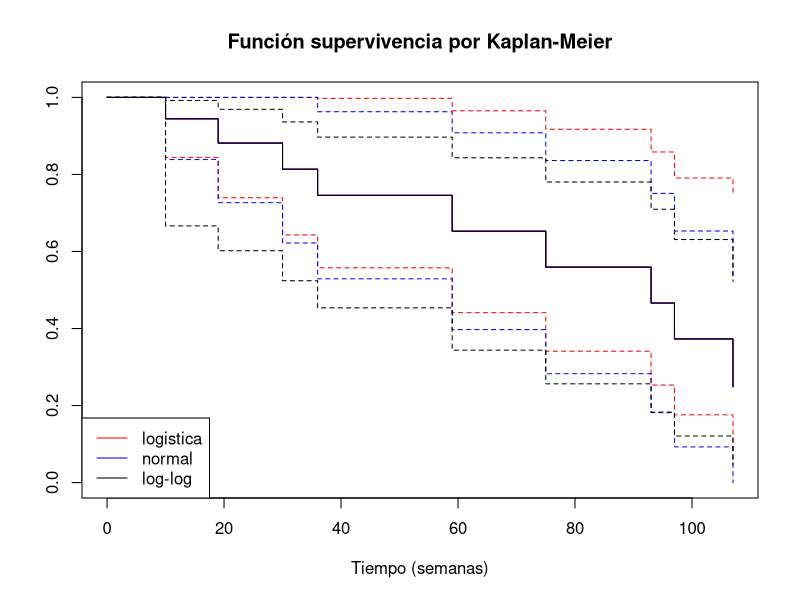
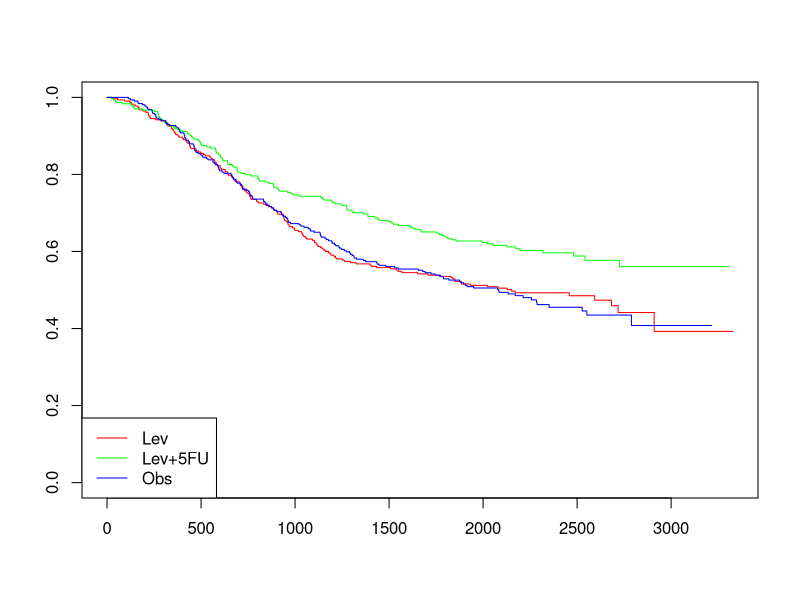
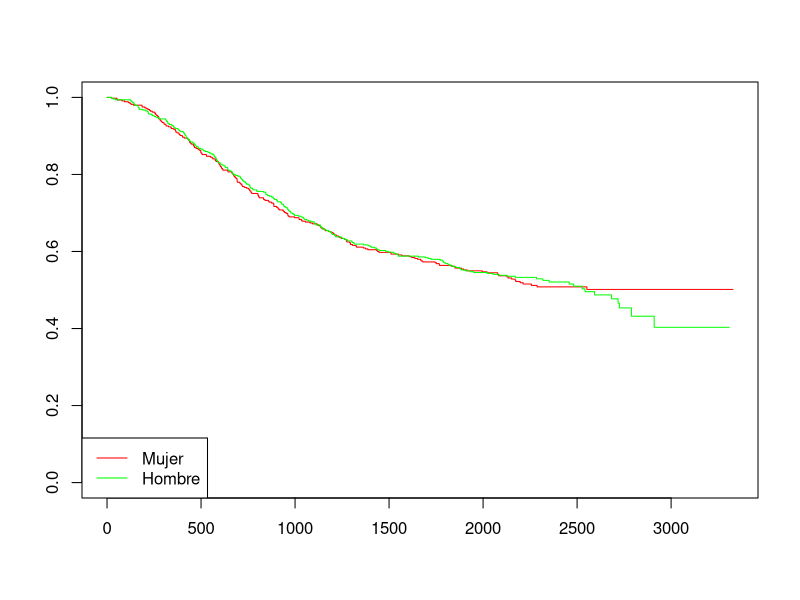
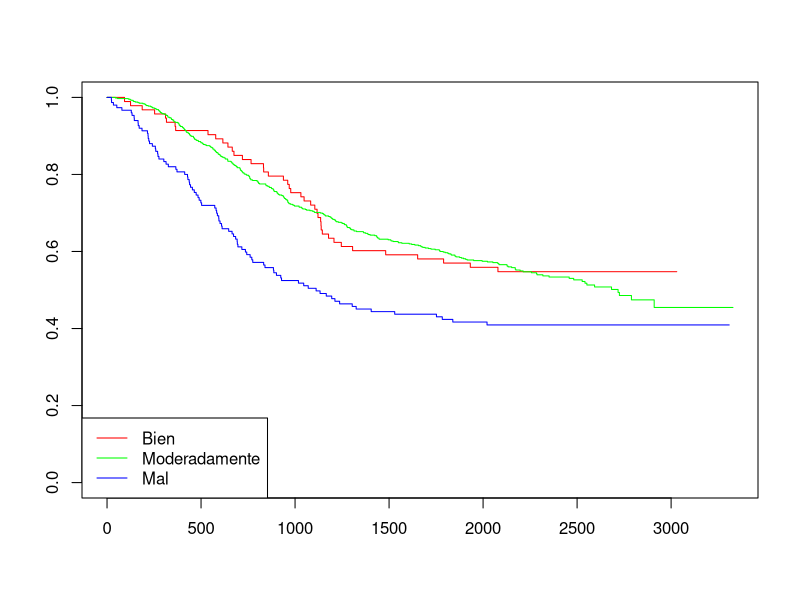
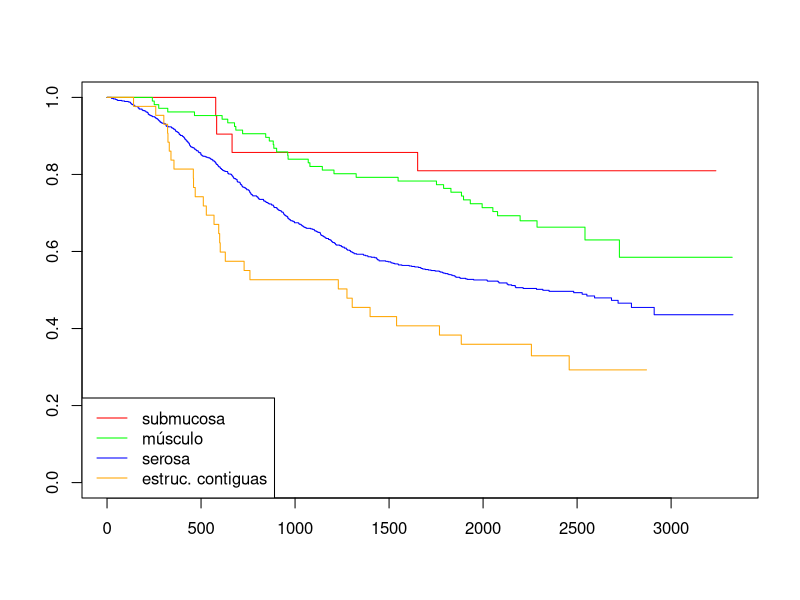
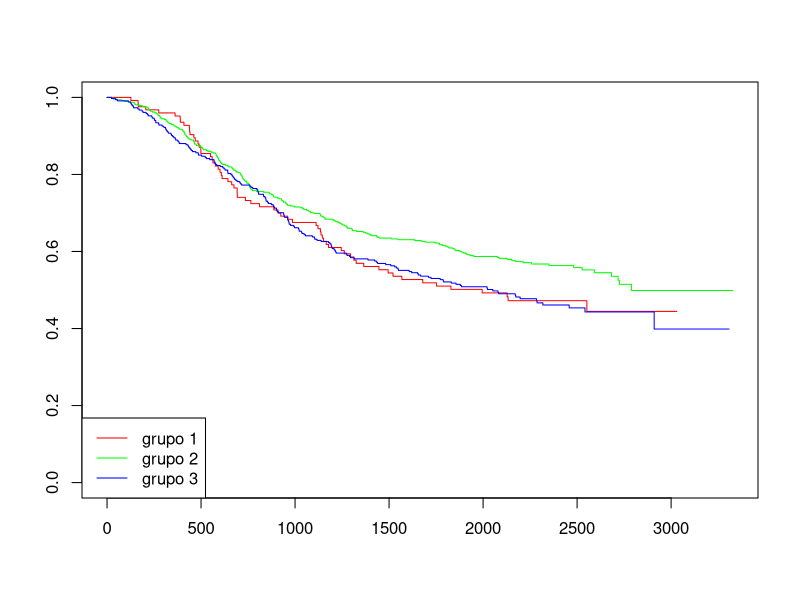

Generate these figures, in order, with R:
## ---- chunk 1
knitr::opts_chunk$set(echo = TRUE)  
## ---- chunk 2
diu <- read.table("dispositivo.txt", header=T)
print(diu)
## ---- chunk 3
library(survival)

## Intervalo de confianza con la transformación logística (por defecto) ##
diu.surv1 <- survfit(Surv(time,status)~1, diu)
summary(diu.surv1)

## Intervalo de confianza asumiendo normalidad ##
diu.surv2 <- survfit(Surv(time,status)~1, diu, conf.type="plain")
summary(diu.surv2)

## Intervalo de confianza con la transformación clog-log ##
diu.surv3 <- survfit(Surv(time,status)~1, diu, conf.type="log-log")
summary(diu.surv3)
## ---- chunk 4
plot(diu.surv1, col="red", main="Función supervivencia por Kaplan-Meier", xlab="Tiempo (semanas)")
lines(diu.surv2, col="blue")
lines(diu.surv3, col="black")
legend("bottomleft", c("logistica","normal","log-log"), col=c("red","blue","black"), lty=1)
## ---- chunk 5
summary(diu.surv1, times=19)
## ---- chunk 6
summary(diu.surv1)
## ---- chunk 7
colon <- read.table("colon.txt", header=T, stringsAsFactors=T)
str(colon)
## ---- chunk 8
surv1 <- survfit(Surv(time, status) ~ rx, data=colon)

plot(surv1, col=c("red","green","blue"))
legend("bottomleft", levels(colon$rx), col=c("red","green","blue"), lty=1)
## ---- chunk 9
survdiff(Surv(time,status)~rx, colon)
## ---- chunk 10
survdiff(Surv(time,status)~rx, rho=1, colon)
## ---- chunk 11
summary(surv1, times=127)
## ---- chunk 12
surv2 <- survfit(Surv(time, status) ~ sex, data=colon)

plot(surv2, col=c("red","green"))
legend("bottomleft", c("Mujer","Hombre"), col=c("red","green"), lty=1)

survdiff(Surv(time,status)~sex, colon) 
## ---- chunk 13
surv3 <- survfit(Surv(time, status) ~ differ, data=colon)

plot(surv3, col=c("red","green","blue"))
legend("bottomleft", c("Bien","Moderadamente","Mal"), col=c("red","green","blue"), lty=1)

survdiff(Surv(time,status)~differ, colon) 
## ---- chunk 14
surv4 <- survfit(Surv(time, status) ~ extent, data=colon)

plot(surv4, col=c("red","green","blue","orange"))
legend("bottomleft", c("submucosa","músculo","serosa","estruc. contiguas"),
       col=c("red","green","blue","orange"), lty=1)

survdiff(Surv(time,status)~extent, colon) 
## ---- chunk 15
colon$grupo <- cut(colon$age, include.lowest=TRUE, right=TRUE,
                   breaks=c(18,45,65,max(colon$age)),
                   labels=c("grupo 1","grupo 2","grupo 3"))
summary(colon$grupo)
## ---- chunk 16
surv5 <- survfit(Surv(time, status) ~ grupo, data=colon)

plot(surv5, col=c("red","green","blue"))
legend("bottomleft", levels(colon$grupo), col=c("red","green","blue"), lty=1)

survdiff(Surv(time,status)~grupo, colon) 
## ---- chunk 17
library(MASS)

data("VA")
str(VA)
